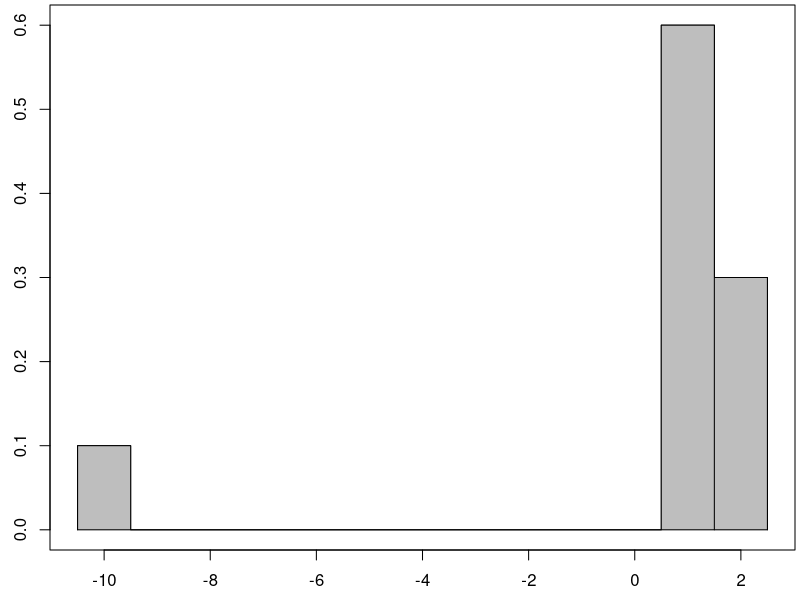
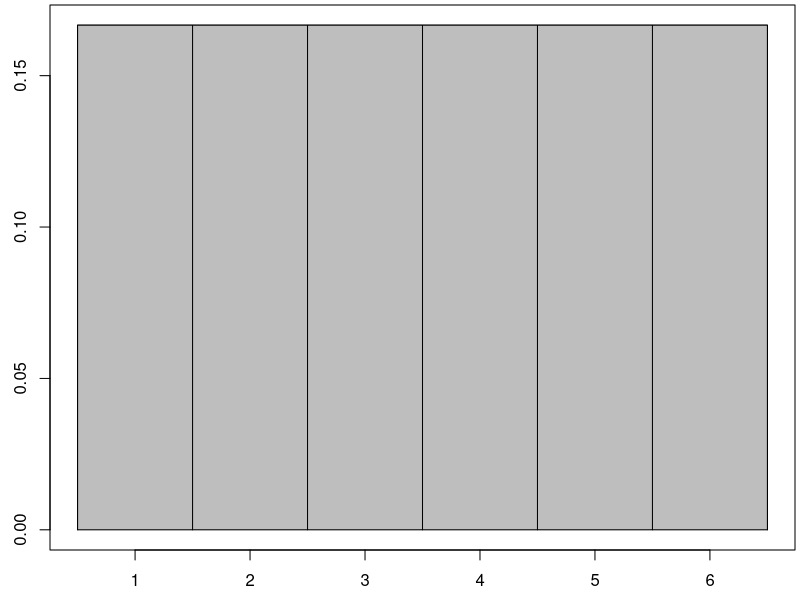
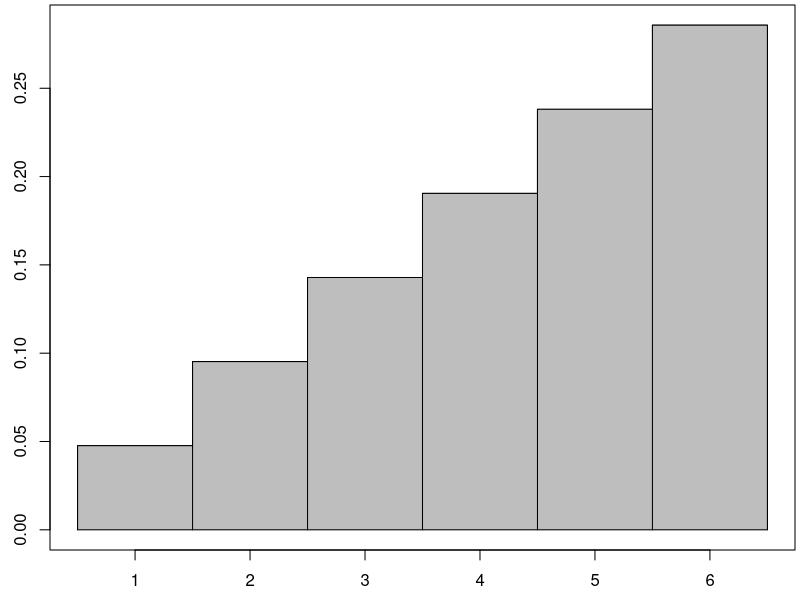
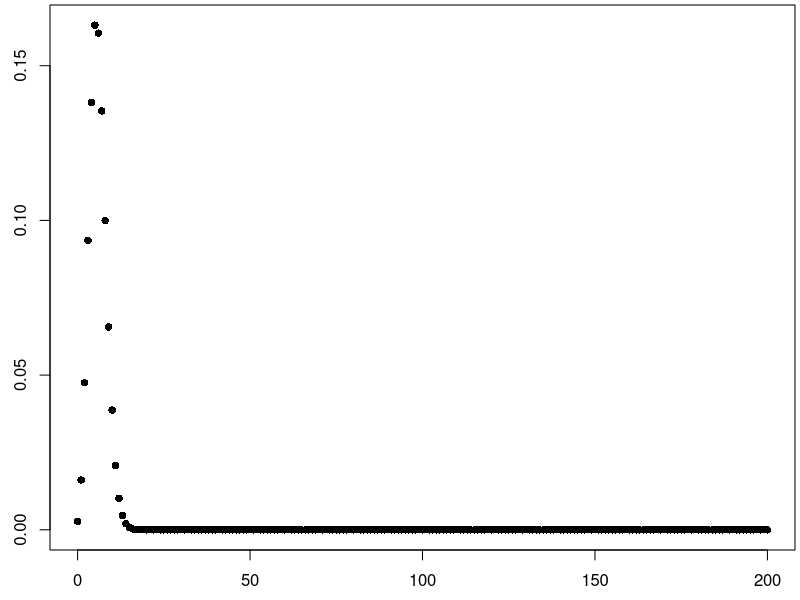
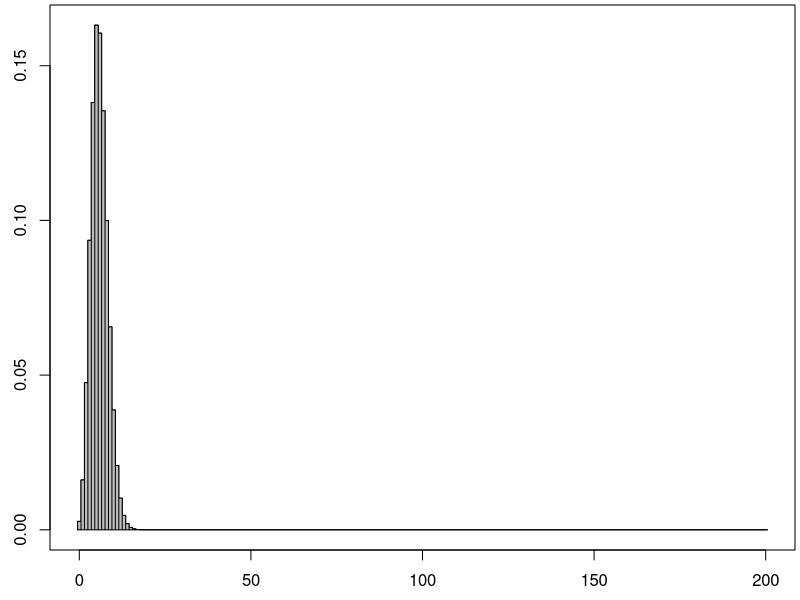

Source code (R) for these figures, in order:
#Shades a rug diagram for a probability mass function. 
#Inputs: 
#  x - a vector of data points
#  p - a corresponding vector of probabilities or frequencies
#All widths are 1 unit wide. 
draw_pmf <- function(x,p){
  xs <- c(rbind(x-1/2,x-1/2,x+1/2,x+1/2))
  px <- c(rbind(0,p,p,0))
  par(mar=c(2.5,2.5,0.25,0.25))
  plot.new()
  plot(xs,px,type="l")
  polygon(xs,px,col="gray")
}

x <- c(-10,1,2)
p <- c(0.1,0.6,0.3)
draw_pmf(x,p)
sum(x*p)

x <- seq(1,6)
p <- rep(1/6,6)
draw_pmf(x,p)

sum(x*p)

x <- seq(1,6)
p <- c(1/21,2/21,3/21,4/21,5/21,6/21)
draw_pmf(x,p)
sum(x*p)




lambda <- 5.904762
x <- seq(0,200)
p <- lambda^x *exp(-lambda)/factorial(x)

x
p
sum(p)
EV <- sum(x*p)
EV
lambda

plot(x,p,pch=16)
draw_pmf(x,p)

sum(x*p)